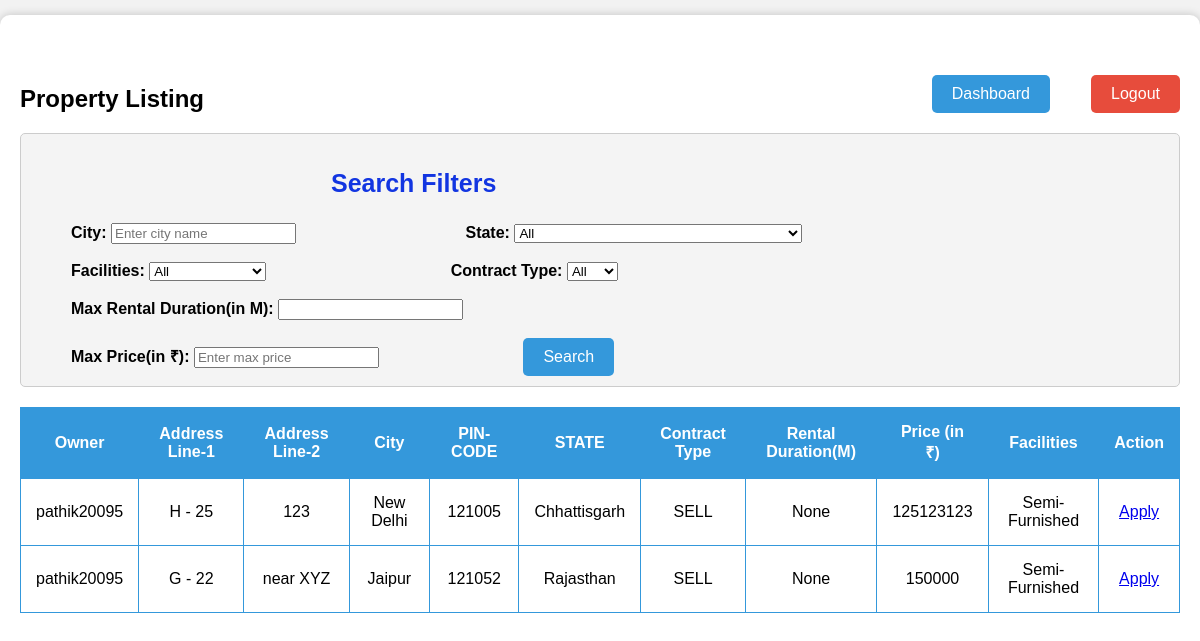
The app's page /search_properties/ (signed in), older data.
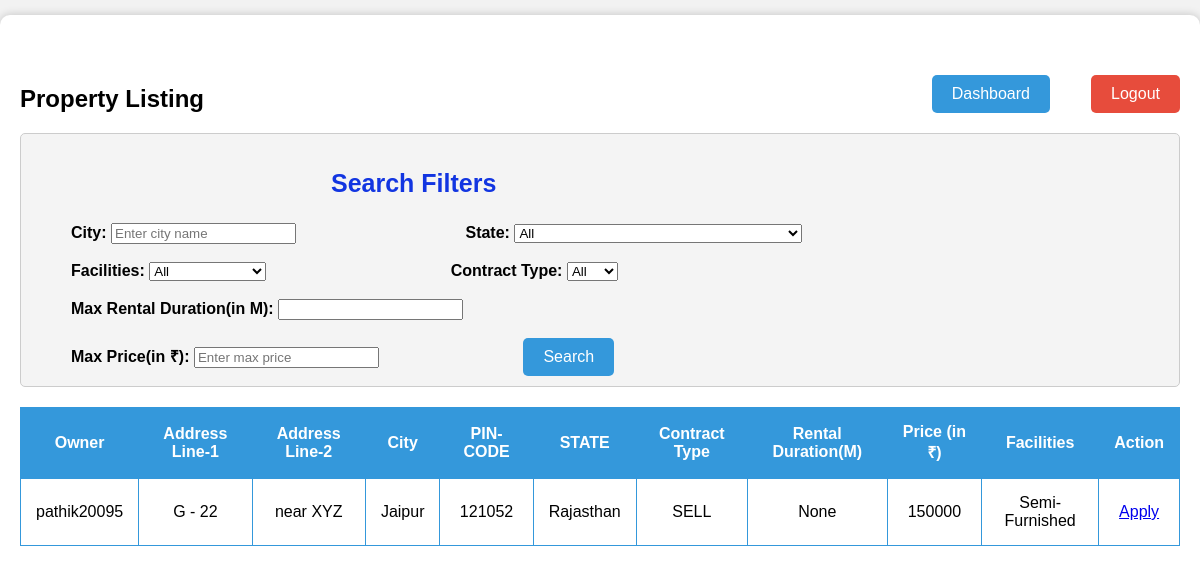
The same page, newer data.
### project_app/models.py (models this page shows, shortened)
class Property(models.Model):
    owner = models.CharField(max_length=30,  null= False, blank=False, default = None)
    address_line_1 = models.CharField(max_length=30,  null= False, blank=False, default = None)
    address_line_2 = models.CharField(max_length=30,  null= False, blank=True, default = '')
    state = models.CharField(max_length=30,  null= False, blank=False, default = None)
    city = models.CharField(max_length=30,  null= False, blank=False, default = None)
    pincode = models.CharField(max_length=6,  null= False, blank=False, default = None)
    type = models.CharField(max_length=4,  null= False, blank=False, default = None)
    duration = models.DecimalField(decimal_places=0, max_digits=3, validators=[MaxValueValidator(limit_value=240)], null = True, blank = True, default = None)
    price = models.DecimalField(decimal_places=0, max_digits=10, null = True, blank = True, default= 0)
    facilities = models.CharField(max_length=20,  null= False, blank=False, default = None)

### project_app/views.py (the view)
# urls.py: path("search_properties/", views.search_properties, name="search_properties_page"),
def search_properties(request):
    if(request.method == 'POST'):
        username = request.session.get('username')
        if(request.session.get('email_kyc') is None):
            return redirect('logout_page')
        if(username is None):
            return redirect('/login')
    else:
        username = request.session.get('username')
        if(request.session.get('email_kyc') is None):
            return redirect('logout_page')
        if(username is None):
            return redirect('/login')
        my_properties_list = []
        properties = list(Property.objects.values())
        for i in range(len(properties)):
            if(properties[i]['owner'] !=username and properties[i]['type'] in ['SELL', 'RENT']):
                my_properties_list.append(properties[i])
        applications = list(PropertyApplications.objects.values())
        user_details = [{'user': username}]
        return render(request, 'search_properties.html', {'properties':my_properties_list, 'applications':applications, 'user': user_details})

### project_app/templates/search_properties.html (shortened to what this page needs)
<!DOCTYPE html>
<html>
<head>
</head>
<body>
    <div class="container">
        <div>
            <h2 style="margin-top: 50px;">Property Listing</h2>
            <a class="dashboard-button" href="/dashboard">Dashboard</a>
            <a class="logout-button" href="/logout">Logout</a>
        </div>
        <div class="filter-container">
            <h3 style="margin-left:300px;text-shadow: #1e6aae;text-underline-position: auto;font-size: 25px;
            width: fit-content;color: #1235e1;">Search Filters</h3>
            <label class="filter-label"  for="filter-city">City:</label>
            <input type="text" id="filter-city" placeholder="Enter city name">
            <label class="filter-label-third" for="filter-state">State:</label>
            <select id="filter-state">
                <option value="">All</option>
            </select>
            <br></br>
            <label class="filter-label" for="filter-facilities">Facilities:</label>
            <select id="filter-facilities">
                <option value="">All</option>
            </select>
            <label class="filter-label-second" for="filter-type">Contract Type:</label>
            <select id="filter-type">
                <option value="">All</option>
            </select>
            <br></br>
            <label class = "filter-label" for="filter-duration">Max Rental Duration(in M):</label>
            <input type="number" id="filter-duration" name="duration" min="0">
            <br></br>
            <label class="filter-label" for="filter-price">Max Price(in ₹):</label>
            <input type="number" id="filter-price" placeholder="Enter max price" min="0">
            <button type="button" class="search-button" id="search-button">Search</button>
        </div>
        <div class="scroll-container">
            <table>
                <thead>
                    <tr>
                        <th>Owner</th>
                        <th>Address Line-1</th>
                        <th>Address Line-2</th>
                        <th>City</th>
                        <th>PIN-CODE</th>
                        <th>STATE</th>
                        <th>Contract Type</th>
                        <th>Rental Duration(M)</th>
                        <th>Price (in ₹)</th>
                        <th>Facilities</th>
                        <th>Action</th>
                    </tr>
                </thead>
                <tbody>
                    {% for property in properties %}
                    <tr>
                        <td>{{ property.owner }}</td>
                        <td>{{ property.address_line_1 }}</td>
                        <td>{{ property.address_line_2 }}</td>
                        <td>{{ property.city }}</td>
                        <td>{{ property.pincode }}</td>
                        <td>{{ property.state }}</td>
                        <td>{{ property.type }}</td>
                        <td>{{ property.duration }}</td>
                        <td>{{ property.price }}</td>
                        <td>{{ property.facilities }}</td>
                        <td>
                            <a id = 'action_available' href="/apply_property_deal/{{property.id}}">Apply</a>
                        </td>
                    </tr>
                    {% endfor %}
                </tbody>
            </table>
        </div>
    </div>
</body>
</html>

### project_app/templates/search_properties.html (style rules this page uses)
html, body { height: 100%; font-family: Arial, sans-serif; background-color: #f2f2f2; margin: 0; padding: 0; }
.container { max-width: 1250px; margin: 15px auto; padding: 20px; background-color: #fff; box-shadow: 0px 0px 10px rgba(0, 0, 0, 0.2); border-radius: 10px; height: 100%; position: relative; overflow-x: auto; overflow-y: auto; }
.scroll-container { max-height: calc(100% - 120px); overflow-x: auto; overflow-y: auto; }
table { width: 100%; border-collapse: collapse; margin-top: 20px; }
table, th, td { border: 1px solid #3498db; }
th, td { padding: 15px; text-align: center; }
th { background-color: #3498db; color: #fff; }
.logout-button { position: absolute; top: 60px; right: 20px; background-color: #e74c3c; color: #fff; border: none; padding: 10px 20px; font-size: 16px; border-radius: 5px; cursor: pointer; text-decoration: none; }
.dashboard-button { position: absolute; top: 60px; right: 150px; background-color: #3498db; color: #fff; border: none; padding: 10px 20px; font-size: 16px; border-radius: 5px; cursor: pointer; text-decoration: none; }
.filter-container { margin-top: 20px; padding: 10px; border: 1px solid #ccc; background-color: #f4f4f4; border-radius: 5px; }
.filter-label { margin-left: 40px; font-weight: bold; }
.filter-label-second { margin-left: 180px; font-weight: bold; }
.filter-label-third { margin-left: 165px; font-weight: bold; }
.search-button { margin-left: 140px; background-color: #3498db; color: #fff; border: none; padding: 10px 20px; font-size: 16px; border-radius: 5px; cursor: pointer; }

Row changes from the older to the newer data that the page shows:
no longer on this page (row edited): Property: owner "pathik20095", address_line_1 "H - 25", address_line_2 "123", city "New Delhi", pincode "121005", state "Chhattisgarh", type "SELL", duration "None", price "125123123", facilities "Semi-Furnished"
